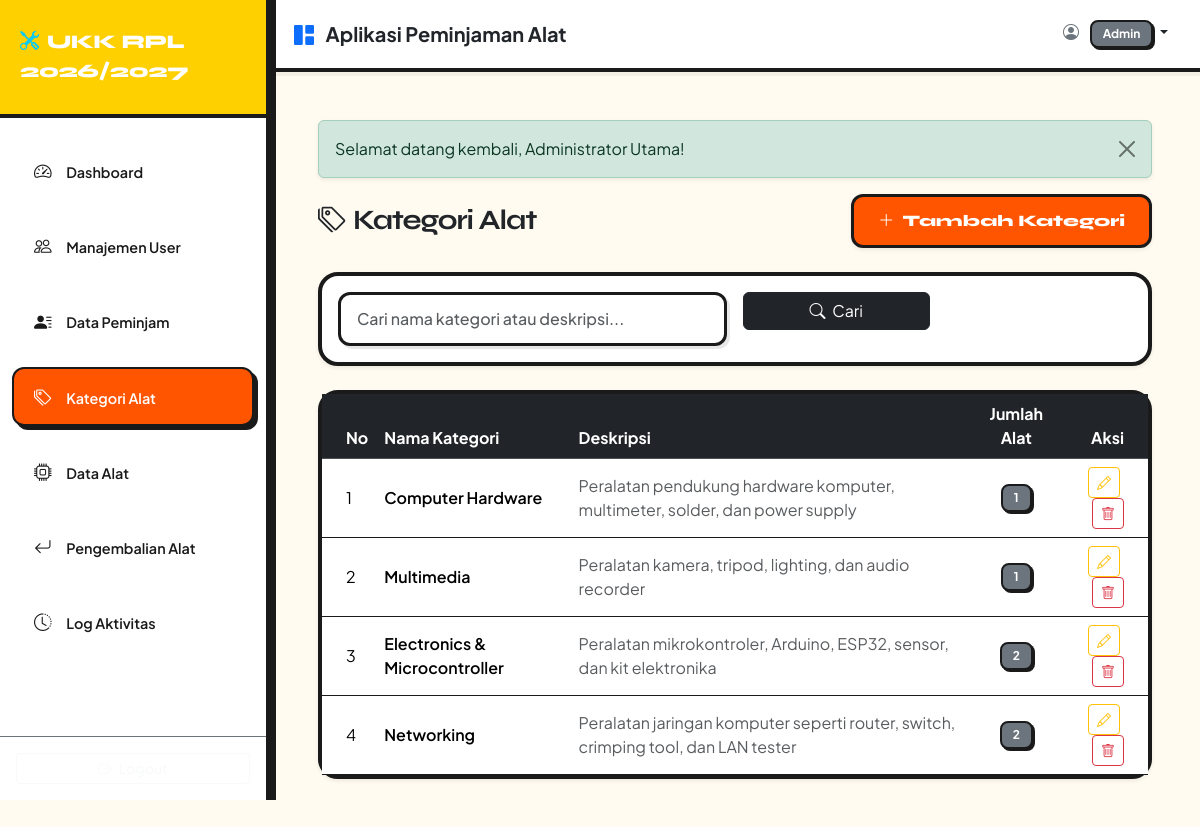
The page /public/index.php?route=admin/kategori (signed in) on the database its author committed.
### tables this page shows
CREATE TABLE kategori (
    id_kategori INT AUTO_INCREMENT PRIMARY KEY,
    nama_kategori VARCHAR(100) NOT NULL,
    deskripsi TEXT,
    created_at TIMESTAMP DEFAULT CURRENT_TIMESTAMP
);

### controllers/KategoriController.php (called while the page is built, shortened)
<?php
require_once __DIR__ . '/../models/Kategori.php';
class KategoriController {
    public function index() {
        $kategoriModel = new Kategori();
        $search = $_GET['search'] ?? '';
        $kategoris = $kategoriModel->getAll($search);
        $config = include __DIR__ . '/../config/app.php';
        require_once __DIR__ . '/../views/admin/kategori/index.php';
    }
}

### public/index.php (called while the page is built, shortened)
<?php
require_once __DIR__ . '/../config/app.php';
require_once __DIR__ . '/../routes/web.php';

### config/database.php (called while the page is built)
<?php
class Database {
    private static $instance = null;
    private $pdo;
    private $host = 'localhost';
    private $db_name = 'db_peminjaman';
    private $username = 'root';
    private $password = '';
    private function __construct() {
        try {
            $dsn = "mysql:host=" . $this->host . ";dbname=" . $this->db_name . ";charset=utf8mb4";
            $options = [
                PDO::ATTR_ERRMODE => PDO::ERRMODE_EXCEPTION,
                PDO::ATTR_DEFAULT_FETCH_MODE => PDO::FETCH_ASSOC,
                PDO::ATTR_EMULATE_PREPARES => false,
            ];
            $this->pdo = new PDO($dsn, $this->username, $this->password, $options);
        } catch(PDOException $e) {
            die("Koneksi Database Gagal: " . $e->getMessage());
        }
    }
    public static function getInstance() {
        if (self::$instance === null) {
            self::$instance = new self();
        }
        return self::$instance;
    }
    public function getConnection() {
        return $this->pdo;
    }
}

### models/Kategori.php (called while the page is built, shortened)
<?php
require_once __DIR__ . '/../config/database.php';
class Kategori {
    private $db;
    public function __construct() {
        $this->db = Database::getInstance()->getConnection();
    }
    public function getAll($search = null) {
        $sql = "SELECT k.*, (SELECT COUNT(*) FROM alat a WHERE a.id_kategori = k.id_kategori) as jumlah_alat FROM kategori k WHERE 1=1";
        $params = [];
        $sql .= " ORDER BY k.id_kategori DESC";
        $stmt = $this->db->prepare($sql);
        $stmt->execute($params);
        return $stmt->fetchAll();
    }
}

### config/app.php (called while the page is built)
<?php
return [
    'app_name' => 'Aplikasi Peminjaman Alat UKK RPL',
    'app_version' => '1.0.0',
    'base_url' => 'http://localhost/aplikasi-peminjaman-1/public',
    'denda_per_hari' => 5000.00
];

### views/admin/kategori/index.php (the view, shortened to what this page needs)
<?php
require_once __DIR__ . '/../../layouts/header.php';
require_once __DIR__ . '/../../layouts/sidebar.php';
require_once __DIR__ . '/../../layouts/navbar.php';
?>
<div class="d-flex justify-content-between align-items-center mb-4">
    <h3 class="fw-bold text-dark m-0"><i class="bi bi-tags me-2"></i>Kategori Alat</h3>
    <button type="button" class="btn btn-primary shadow-sm" data-bs-toggle="modal" data-bs-target="#modalTambahKategori">
        <i class="bi bi-plus-lg me-1"></i> Tambah Kategori
    </button>
</div>
<div class="card shadow-sm mb-4">
    <div class="card-body">
        <form method="GET" action="" class="row g-3">
            <div class="col-md-6">
                <input type="text" name="search" class="form-control" placeholder="Cari nama kategori atau deskripsi..." value="<?php echo htmlspecialchars($_GET['search'] ?? ''); ?>">
            </div>
            <div class="col-md-3">
                <button type="submit" class="btn btn-dark w-100"><i class="bi bi-search me-1"></i> Cari</button>
            </div>
        </form>
    </div>
</div>
<div class="card shadow-sm">
    <div class="card-body p-0">
        <div class="table-responsive">
            <table class="table table-hover align-middle mb-0">
                <thead class="table-dark">
                    <tr>
                        <th class="ps-4">No</th>
                        <th>Nama Kategori</th>
                        <th>Deskripsi</th>
                        <th class="text-center">Jumlah Alat</th>
                        <th class="text-end pe-4">Aksi</th>
                    </tr>
                </thead>
                <tbody>
                    <?php if (empty($kategoris)): ?>
                        <tr><td colspan="5" class="text-center py-4 text-muted">Tidak ada data kategori.</td></tr>
                    <?php else: ?>
                        <?php foreach ($kategoris as $index => $kat): ?>
                            <tr>
                                <td class="ps-4"><?php echo $index + 1; ?></td>
                                <td class="fw-semibold"><?php echo htmlspecialchars($kat['nama_kategori']); ?></td>
                                <td class="text-muted"><?php echo htmlspecialchars($kat['deskripsi']); ?></td>
                                <td class="text-center"><span class="badge bg-secondary"><?php echo $kat['jumlah_alat']; ?></span></td>
                                <td class="text-end pe-4">
                                    <button type="button" class="btn btn-sm btn-outline-warning me-1" data-bs-toggle="modal" data-bs-target="#modalEditKategori<?php echo $kat['id_kategori']; ?>" title="Edit">
                                        <i class="bi bi-pencil"></i>
                                    </button>
                                    <a href="<?php echo $config['base_url']; ?>/index.php?route=admin/kategori/delete&id=<?php echo $kat['id_kategori']; ?>" class="btn btn-sm btn-outline-danger" onclick="return confirm('Yakin ingin menghapus kategori ini?');" title="Hapus">
                                        <i class="bi bi-trash"></i>
                                    </a>
                                </td>
                            </tr>
                        <?php endforeach; ?>
                    <?php endif; ?>
                </tbody>
            </table>
        </div>
    </div>
</div>
<?php require_once __DIR__ . '/../../layouts/footer.php'; ?>

### views/layouts/header.php (style rules this page uses)
:root { --ov-bg: #fffbf0; --ov-surface: #ffffff; --ov-text: #1a1a1a; --ov-muted: #666666; --ov-border: #1a1a1a; --ov-accent: #ff5500; --ov-yellow: #ffd000; }
body { background-color: var(--ov-bg); color: var(--ov-text); font-family: 'Plus Jakarta Sans', sans-serif; min-height: 100vh; }
h1, h2, h3, h4, h5, .brand-font { font-family: 'Syne', sans-serif; font-weight: 800; letter-spacing: -0.04em; }
.card { background-color: var(--ov-surface); border: 4px solid var(--ov-border); border-radius: 20px; box-shadow: 6px 6px 0 0 var(--ov-border); transition: all 0.15s ease; }
.table { color: var(--ov-text) !important; border-color: var(--ov-border) !important; }
.form-control, .form-select { background-color: #ffffff; border: 3px solid var(--ov-border); border-radius: 12px; color: var(--ov-text); font-weight: 500; padding: 0.75rem 1rem; box-shadow: 3px 3px 0 0 rgba(26, 26, 26, 0.1); }
.btn-primary { background-color: var(--ov-accent); border: 3px solid var(--ov-border); border-radius: 12px; font-family: 'Syne', sans-serif; font-weight: 800; padding: 0.75rem 1.5rem; box-shadow: 4px 4px 0 0 var(--ov-border); transition: all 0.15s ease; color: #fff; }
.badge { border: 2px solid var(--ov-border); border-radius: 8px; font-weight: 700; padding: 0.5em 0.9em; box-shadow: 2px 2px 0 0 var(--ov-border); }

### rows shown on the page
kategori: nama_kategori "Computer Hardware", deskripsi "Peralatan pendukung hardware komputer, multimeter, solder, dan power supply", jumlah_alat "1"
kategori: nama_kategori "Multimedia", deskripsi "Peralatan kamera, tripod, lighting, dan audio recorder", jumlah_alat "1"
kategori: nama_kategori "Electronics & Microcontroller", deskripsi "Peralatan mikrokontroler, Arduino, ESP32, sensor, dan kit elektronika", jumlah_alat "2"
kategori: nama_kategori "Networking", deskripsi "Peralatan jaringan komputer seperti router, switch, crimping tool, dan LAN tester", jumlah_alat "2"

### other values the page prints
$_SESSION['role'] "Admin"
$flash['message'] "Selamat datang kembali, Administrator Utama!"
